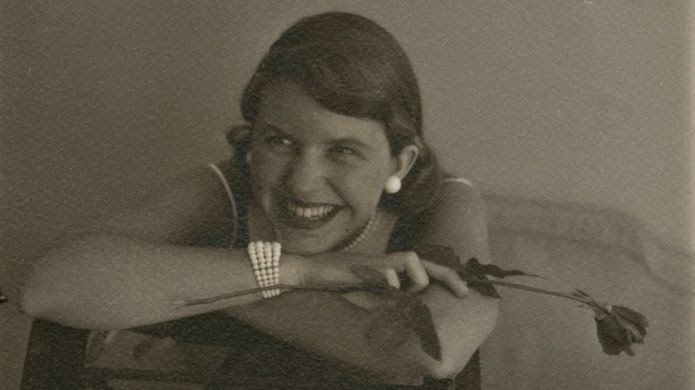
#> input picture openCV/images/b.jpg, 695 x 390 px, found by its file name
$ python ex42_ImagePyramid.py   (older library calls are emulated)
#> lines starting #> are read from the running program, lines starting #| are printed output that depends on the picture
import numpy as np
from cv2 import cv2
import matplotlib.pyplot as plt
import argparse

'''Sometimes we need to work images with different resolutions. For example,
If we have an image and we want to search faces inside the image these faces can be
different with each other some of them are small compare to others using pyramids we
can detect all of the faces thanks to pyramid functions.
pyrDown and pyrUp are the Gaussian's'''

'''Argument parser kodumuzu değiştirmeden programımıza anında farklı girdiler vermemizi
sağlar. Sürekli script üstünde bir dosyanın yolunu göstermek için değişiklik yapmanıza
gerek kalmayacak. Argümanlarınızı terminal üzerinden verip keyfinize bakacaksınız. '''
myImg = cv2.imread('E:\\ImageProcessingdenemeleri\\images\\b.jpg',cv2.IMREAD_GRAYSCALE)
#> myImg: shape (390, 695); min 14, max 202, mean 90.4

myImgPyramidD = cv2.pyrDown(myImg) #decreases the resolution
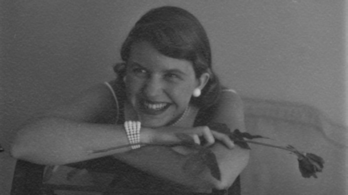
#> myImgPyramidD: shape (195, 348); min 28, max 196, mean 90.5
myImgPyramidD2 = cv2.pyrDown(myImgPyramidD)
myImgPyramidU = cv2.pyrUp(myImg) #increases the resolution
myImgPyramidU2 = cv2.pyrUp(myImgPyramidU)
myImgPyramidU3 = cv2.pyrUp(myImgPyramidD)
myImgPyramidD3 = cv2.pyrDown(myImgPyramidU)
myImgPyrLaplacianD = cv2.Laplacian(myImgPyramidD,cv2.CV_64F)
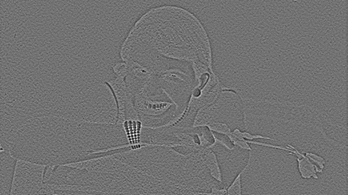
#> myImgPyrLaplacianD: shape (195, 348) float64; min -94, max 115, mean 0; drawn with min black and max white
myImgPyrLaplacianU = cv2.Laplacian(myImgPyramidU,cv2.CV_64F)
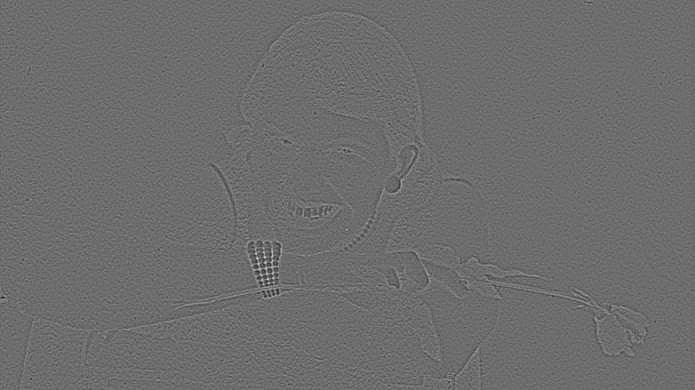
#> myImgPyrLaplacianU: shape (780, 1390) float64 (shown at 1/2 size); min -21, max 28, mean 0; drawn with min black and max white

titles = ['Original','Down','Down2','Up','Up2','Up3','Down3','Laplacian Pyramid UP',
            'Laplacian Pyramid DOWN']
images = [myImg,myImgPyramidD,myImgPyramidD2,myImgPyramidU,
            myImgPyramidU2,myImgPyramidU3,myImgPyramidD3,myImgPyrLaplacianU,myImgPyrLaplacianD]

for i in range(9):
    cv2.imshow(titles[i],images[i])

cv2.waitKey(0)
cv2.destroyAllWindows()
